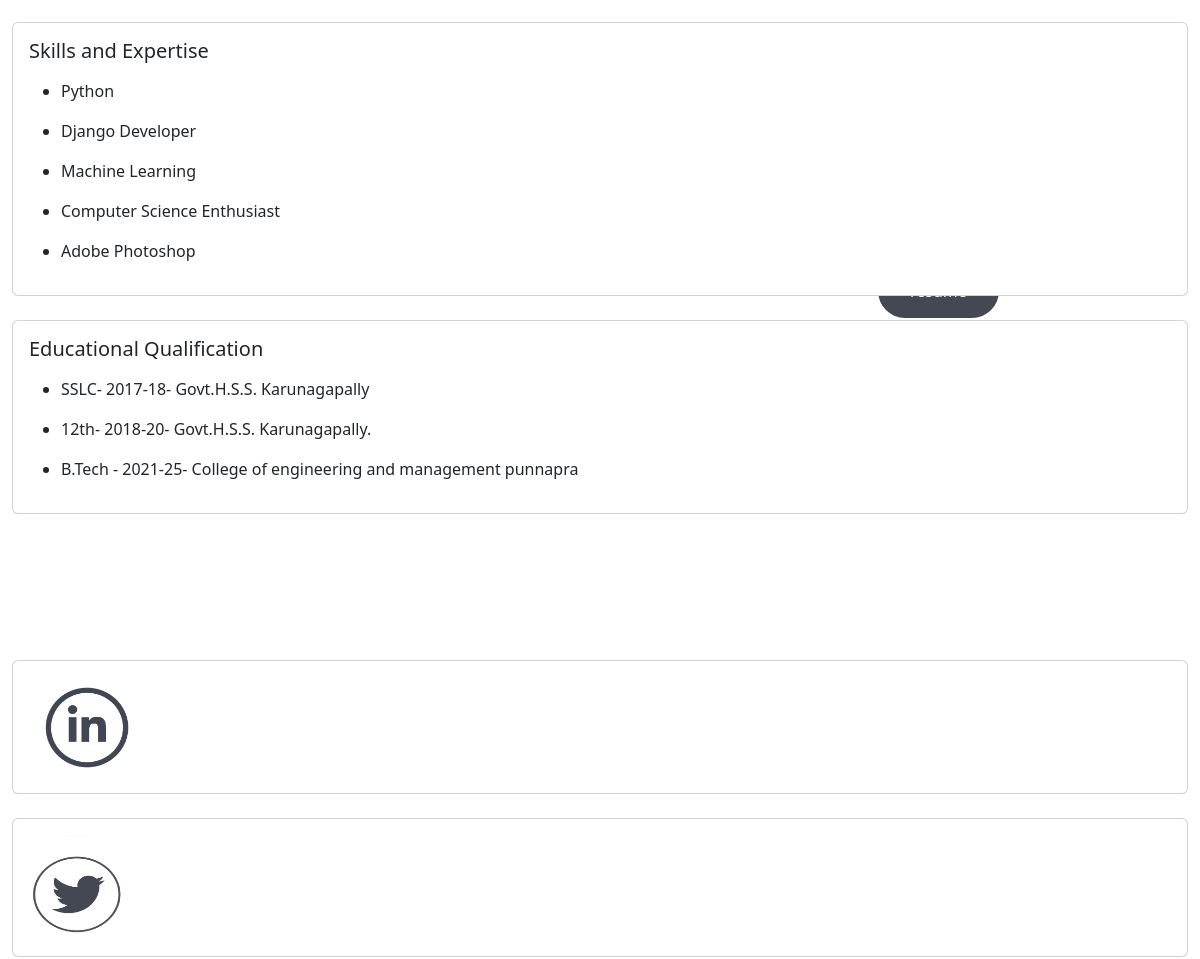
Before: /Home/ (signed in, middle part) with the older database file.
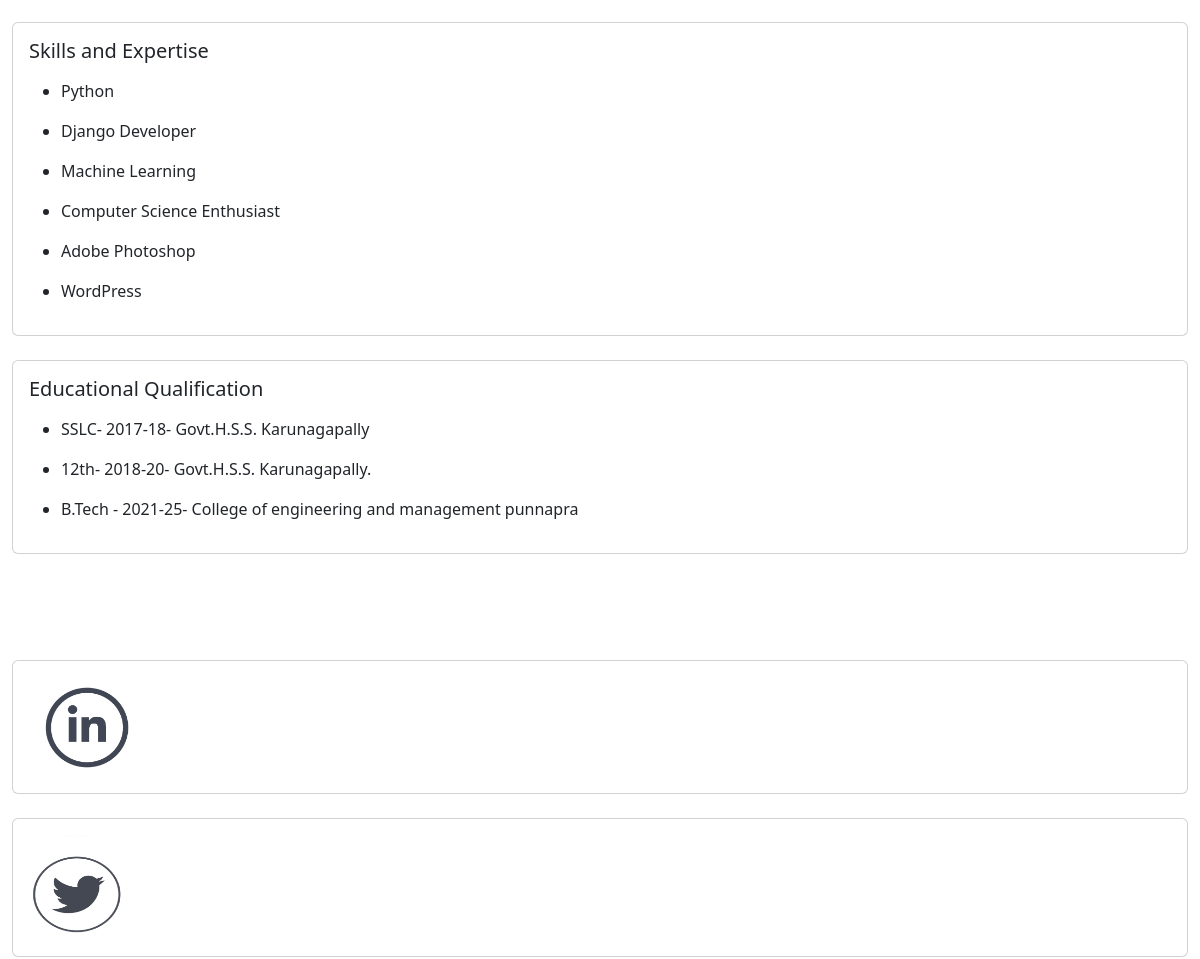
After: the same page with the newer database file.
### app1/models.py (models this page shows)
class skillAndExpertise(models.Model):
    owner = models.ForeignKey(User, on_delete=models.CASCADE)
    skills = models.CharField(max_length=100)
    def __str__(self):
        return self.skills
    class Meta:
        permissions =[
            ("view_Skill_and_Expertise_model", "can view SkillAndExpertise model")
        ]

class EducationDetails(models.Model):
    owner = models.ForeignKey(User, on_delete=models.CASCADE)
    education = models.CharField(max_length=500)
    def __str__(self):
        return self.education
    class Meta:
        permissions =[
            ("view_EducationDetails_model", "can view Education model ")
        ]

### app1/views.py (the view)
# urls.py: path('Home/', index),
def index(request):
    if request.user.has_perm(['app1.view_Skill_and_Expertise_model', 'app1.view_EducationDetails_model', 'app1.view_AwardDetails_Model']):
        skill = skillAndExpertise.objects.all()
        educ = EducationDetails.objects.all()
        awards = AwardDetails.objects.all()
        return render(request, 'index.html', {'skill': skill,
                                              'educ' : educ,
                                              'awards': awards})
    return render(request, 'index.html')

### app1/templates/app1/index.html (shortened to what this page needs)
{% load static %}
<html lang="en">
<head>
    <link rel="stylesheet" href="{% static 'app1/css/bootstrap.min.css' %}">
    <link rel="stylesheet" href="{% static 'app1/css/index.css' %}">
</head>
<body>
      <section id="home" class="container-fluid">
          <h1 class="introduction">Hi, I am Devanand Joly.</h1>
          <a href="{% static 'app1\media\resume.pdf' %}" download><button>resume </button></a>
      </section>
      <section id="about">
        <div class="container-fluid">
          <br>
            <div class="card skillcard">
              <div class="card-body">
                <h5 class="card-title">Skills and Expertise</h5>
                {% for obj in skill %}
                <p class="card-text"><ul><li>{{obj}}</li></ul></p>
                {% endfor %}
              </div>
            </div><br>
            <div class="card educard" >
              <div class="card-body">
                <h5 class="card-title">Educational Qualification</h5>
                {% for obj in educ %}
                <p class="card-text"><ul>
                    <li>{{obj}}</li>
                  </ul>
                </p>
                {% endfor %}
              </div>
            </div><br>
        </div>
      </section>
    <div>
      <section id="Contacts">
        <div class="container-fluid">
          <div class="card" style="width: 100%;">
            <div class="card-body">
              <a href="https://www.linkedin.com/in/devanandj"><img src="{% static 'app1\media\linkdin.png' %}" alt="Linkdin" style="width: 120px;height: 100px;;"></a><br>
            </div>
          </div><br>
          <div class="card" style="width: 100%;">
            <div class="card-body">
              <a href="https://twitter.com/_dejo14?t=Tko5d2w757YfBNVkgMRzsA&s=08"><img src="{% static 'app1\media\twitter.png' %}" alt="twitter" style="width: 100px;height: 105px;"></a>
            </div>
          </div><br>
          <br>
          <br>
          <br>
        </div>
      </section>
    </div>
</body>
</html>

### app1/static/app1/css/index.css (style rules this page uses)
h1 { color: black; }

### app1/templates/app1/index.html (style rules this page uses)
button { position: absolute; background-color: 444853; left: 73%; top: 50%; border: none; border-radius: 30px; color: white; padding: 15px 32px; text-align: center; text-decoration: none; display: inline-block; font-size: 16px; margin: 4px 2px; cursor: pointer; }
html,body { margin: 0; width: 100%; height: 100%; padding: 0; }
section { width: 100%; height: 100%; }
#home { background-color: white; width: 100%; }
.introduction { position: absolute; color: 444853; font-size: 50px; left: 60%; top: 40%; }

Changed rows visible on the page:
added skillAndExpertise: skills "WordPress"
